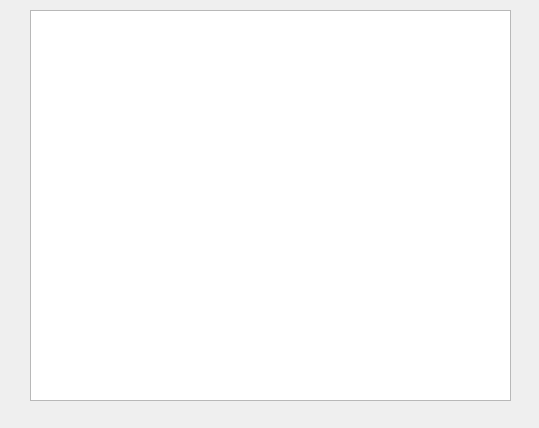
<?xml version="1.0" encoding="UTF-8"?>
<ui version="4.0">
 <class>Widget</class>
 <widget class="QWidget" name="Widget">
  <property name="geometry">
   <rect>
    <x>0</x>
    <y>0</y>
    <width>539</width>
    <height>428</height>
   </rect>
  </property>
  <property name="windowTitle">
   <string>MainForm</string>
  </property>
  <widget class="QGraphicsView" name="graphicsView">
   <property name="geometry">
    <rect>
     <x>30</x>
     <y>10</y>
     <width>481</width>
     <height>391</height>
    </rect>
   </property>
   <property name="sizePolicy">
    <sizepolicy hsizetype="Preferred" vsizetype="Preferred">
     <horstretch>0</horstretch>
     <verstretch>0</verstretch>
    </sizepolicy>
   </property>
   <property name="sizeAdjustPolicy">
    <enum>QAbstractScrollArea::AdjustToContents</enum>
   </property>
  </widget>
 </widget>
 <resources/>
 <connections/>
</ui>
